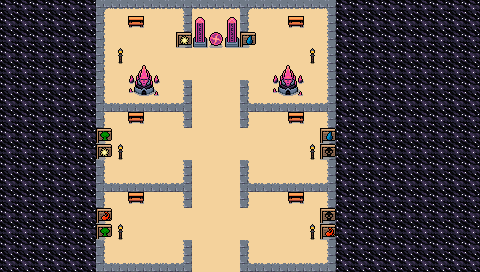

This is a level from a 2D game, rendered from its Tiled map with the project's own tilesets. A one-line summary and the map file follow, with tile-layer data summarised:
An orthogonal 30x17 tile map with 16x16 px tiles, 4 tile layers (Collision, Background, Walls and Ground, Clutter), 2 tilesets and 22 objects.

<map version="1.10" tiledversion="1.11.2" orientation="orthogonal" renderorder="right-down" width="30" height="17" tilewidth="16" tileheight="16" infinite="0" nextlayerid="7" nextobjectid="92">
 <editorsettings>
  <export format="tmx" />
 </editorsettings>
 <properties>
  <property name="dungeonEffect" value="{&quot;startBattleWithCard&quot;: [ &quot;Altar of the Pantheon&quot;, &quot;Urn of Godfire&quot; ]}" />
 </properties>
 <tileset firstgid="1" source="../../../../common/maps/tileset/main.tsx" />
 <tileset firstgid="10113" source="../../../../common/maps/tileset/buildings.tsx" />
 <layer id="6" name="Collision" width="30" height="17">
  <data>[510 cells, 116 non-empty, 10 distinct tile ids]</data>
 </layer>
 <layer id="1" name="Background" width="30" height="17">
  <data>[510 cells, 510 non-empty, 4 distinct tile ids]</data>
 </layer>
 <layer id="2" name="Walls and Ground" width="30" height="17">
  <data>[510 cells, 208 non-empty, 28 distinct tile ids]</data>
 </layer>
 <layer id="3" name="Clutter" width="30" height="17">
  <properties>
   <property name="spriteLayer" type="bool" value="true" />
  </properties>
  <data>[510 cells, 294 non-empty, 17 distinct tile ids]</data>
 </layer>
 <objectgroup id="4" name="Objects">
  <object id="38" template="../../../../common/maps/obj/entry_up.tx" x="192" y="281" width="48" height="16">
   <properties>
    <property name="teleport" value="" />
   </properties>
  </object>
  <object id="58" template="../../../../common/maps/obj/enemy.tx" x="150.126" y="152.347">
   <properties>
    <property name="effect" value="{&quot;startBattleWithCard&quot;: [&quot;Font of Vigor|JOU&quot;, &quot;Font of Fertility|JOU&quot;, &quot;Alseid of Life's Bounty&quot;, &quot;Dictate of Karametra|JOU&quot;, &quot;Dryad of the Ilysian Grove&quot;]}" />
    <property name="enemy" value="Karametra" />
    <property name="spawn.Easy" type="bool" value="false" />
    <property name="spawn.Normal" type="bool" value="false" />
    <property name="threatRange" type="int" value="30" />
   </properties>
  </object>
  <object id="59" template="../../../../common/maps/obj/enemy.tx" x="265.148" y="152.884">
   <properties>
    <property name="effect" value="{&quot;startBattleWithCard&quot;: [&quot;Font of Return|JOU&quot;, &quot;Font of Fortunes|JOU&quot;, &quot;Black Oak of Odunos|BNG&quot;, &quot;Returned Phalanx|THS&quot;]}" />
    <property name="enemy" value="Phenax" />
    <property name="spawn.Easy" type="bool" value="false" />
    <property name="spawn.Normal" type="bool" value="false" />
    <property name="threatRange" type="int" value="30" />
   </properties>
  </object>
  <object id="60" template="../../../../common/maps/obj/enemy.tx" x="265.277" y="233.151">
   <properties>
    <property name="effect" value="{&quot;startBattleWithCard&quot;: [&quot;Font of Ire|JOU&quot;, &quot;Font of Return|JOU&quot;, &quot;Slaughter-Priest of Mogis|THB&quot;, &quot;Soulreaper of Mogis|THB&quot;]}" />
    <property name="enemy" value="Mogis" />
    <property name="spawn.Easy" type="bool" value="false" />
    <property name="spawn.Normal" type="bool" value="false" />
    <property name="threatRange" type="int" value="30" />
   </properties>
  </object>
  <object id="61" template="../../../../common/maps/obj/enemy.tx" x="149.589" y="231.393">
   <properties>
    <property name="effect" value="{&quot;startBattleWithCard&quot;: [&quot;Reckless Reveler|BNG&quot;, &quot;Font of Fertility|JOU&quot;, &quot;Font of Ire|JOU&quot;, &quot;Eidolon of the Great Revel|JOU&quot;]}" />
    <property name="enemy" value="Xenagos" />
    <property name="spawn.Easy" type="bool" value="false" />
    <property name="spawn.Normal" type="bool" value="false" />
    <property name="threatRange" type="int" value="30" />
   </properties>
  </object>
  <object id="67" template="../../../../common/maps/obj/manashards.tx" x="107.973" y="135.78" />
  <object id="71" template="../../../../common/maps/obj/enemy.tx" x="212.155" y="90.2588">
   <properties>
    <property name="effect" value="{&quot;startBattleWithCard&quot;: [&quot;Ephara's Warden|THS&quot;, &quot;Font of Fortunes|JOU&quot;, &quot;Font of Vigor|JOU&quot;, &quot;The Birth of Meletis&quot;]}" />
    <property name="enemy" value="Ephara" />
    <property name="spawn.Easy" type="bool" value="false" />
    <property name="spawn.Normal" type="bool" value="false" />
    <property name="threatRange" type="int" value="20" />
   </properties>
  </object>
  <object id="72" template="../../../../common/maps/obj/manashards.tx" x="107.443" y="178.856">
   <properties>
    <property name="spawn.Hard" type="bool" value="false" />
   </properties>
  </object>
  <object id="73" template="../../../../common/maps/obj/manashards.tx" x="305.575" y="133.216" />
  <object id="74" template="../../../../common/maps/obj/manashards.tx" x="306.648" y="179.393">
   <properties>
    <property name="spawn.Hard" type="bool" value="false" />
   </properties>
  </object>
  <object id="75" template="../../../../common/maps/obj/manashards.tx" x="307.185" y="210.536">
   <properties>
    <property name="spawn.Hard" type="bool" value="false" />
   </properties>
  </object>
  <object id="76" template="../../../../common/maps/obj/manashards.tx" x="308.259" y="261.545" />
  <object id="77" template="../../../../common/maps/obj/manashards.tx" x="107.443" y="211.073">
   <properties>
    <property name="spawn.Hard" type="bool" value="false" />
   </properties>
  </object>
  <object id="78" template="../../../../common/maps/obj/manashards.tx" x="107.98" y="257.787" />
  <object id="80" template="../../../../common/maps/obj/gold.tx" x="112.275" y="32.2707">
   <properties>
    <property name="spawn.Hard" type="bool" value="false" />
   </properties>
  </object>
  <object id="82" template="../../../../common/maps/obj/gold.tx" x="305.575" y="30.1229">
   <properties>
    <property name="spawn.Hard" type="bool" value="false" />
   </properties>
  </object>
  <object id="84" template="../../../../common/maps/obj/dialog.tx" x="175.314" y="243.539" width="80" height="15.5" visible="1">
   <properties>
    <property name="dialog">[
{
   "text": "Whirling starscapes swirl outside the grand windows of this colossal cathedral. Towering entities stand before you, a sense of awe and unnatural reverance entering you as you gaze upon them. There's no mistaking what the legends in this place are: Gods.
Your manasight stone glows, sensing the power of the legends here.",
   "options": [{
      "name": "(Continue)", "action": [{"deleteMapObject":-1}]}]
}
]</property>
   </properties>
  </object>
  <object id="85" template="../../../../common/maps/obj/enemy.tx" x="211.235" y="90.0361">
   <properties>
    <property name="effect" value="{&quot;startBattleWithCard&quot;: [&quot;Font of Fortunes|JOU&quot;, &quot;Font of Vigor|JOU&quot;, &quot;The Birth of Meletis&quot;]}" />
    <property name="enemy" value="Ephara" />
    <property name="spawn.Hard" type="bool" value="false" />
    <property name="spawn.Insane" type="bool" value="false" />
    <property name="threatRange" type="int" value="20" />
   </properties>
  </object>
  <object id="88" template="../../../../common/maps/obj/enemy.tx" x="264.678" y="152.15">
   <properties>
    <property name="effect" value="{&quot;startBattleWithCard&quot;: [&quot;Font of Return|JOU&quot;, &quot;Font of Fortunes|JOU&quot;, &quot;Returned Phalanx|THS&quot;]}" />
    <property name="enemy" value="Phenax" />
    <property name="spawn.Hard" type="bool" value="false" />
    <property name="spawn.Insane" type="bool" value="false" />
    <property name="threatRange" type="int" value="30" />
   </properties>
  </object>
  </objectgroup>
</map>
<!-- 3 of 22 objects omitted -->
